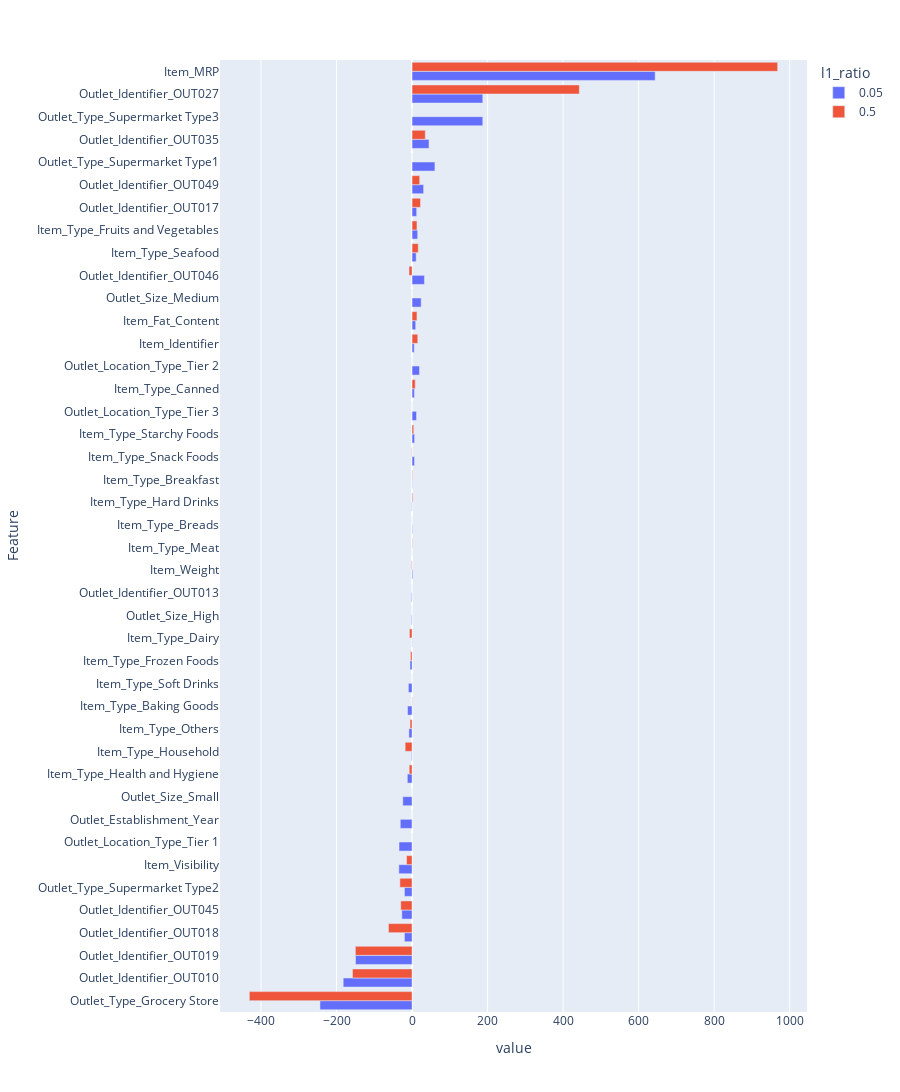

The code cell stored with this chart in its notebook:
### Code cell
bar_chart = pd.DataFrame({'Feature': x_train.columns,
                          '0.05': ENReg1.coef_,
                          '0.5': ENReg2.coef_})

fig = px.bar(bar_chart, x=['0.05', '0.5'], y='Feature')

fig.update_layout(legend=dict(title="l1_ratio"),
                  barmode='group',
                  height=1200,
                  yaxis={'categoryorder':'total ascending'})
fig.show()

### Figure 1 — Plotly figure (JSON) as saved in the notebook; plotly's stock layout.template omitted (floating-point values rounded to 4 significant figures)
{"data": [{"hovertemplate": "variable=0.05<br>value=%{x}<br>Feature=%{y}<extra></extra>", "legendgroup": "0.05", "marker": {"color": "#636efa", "pattern": {"shape": ""}}, "name": "0.05", "orientation": "h", "showlegend": true, "textposition": "auto", "type": "bar", "x": [5.732, 2.108, 9.675, -34.96, 643.9, -31.18, -11.8, 1.161, 0.8448, 6.264, 0.7322, -5.424, 14.83, -0.8269, -12.52, -1.603, 0.0, -8.418, 10.93, 6.478, -9.65, 6.689, -182.4, -1.544, 12.24, -20.13, -149.7, 187.3, 44.89, -27.05, 32.83, 30.56, -1.549, 24.15, -24.54, -34.5, 19.65, 11.82, -243.9, 60.57, -20.14, 187.3], "xaxis": "x", "y": ["Item_Identifier", "Item_Weight", "Item_Fat_Content", "Item_Visibility", "Item_MRP", "Outlet_Establishment_Year", "Item_Type_Baking Goods", "Item_Type_Breads", "Item_Type_Breakfast", "Item_Type_Canned", "Item_Type_Dairy", "Item_Type_Frozen Foods", "Item_Type_Fruits and Vegetables", "Item_Type_Hard Drinks", "Item_Type_Health and Hygiene", "Item_Type_Household", "Item_Type_Meat", "Item_Type_Others", "Item_Type_Seafood", "Item_Type_Snack Foods", "Item_Type_Soft Drinks", "Item_Type_Starchy Foods", "Outlet_Identifier_OUT010", "Outlet_Identifier_OUT013", "Outlet_Identifier_OUT017", "Outlet_Identifier_OUT018", "Outlet_Identifier_OUT019", "Outlet_Identifier_OUT027", "Outlet_Identifier_OUT035", "Outlet_Identifier_OUT045", "Outlet_Identifier_OUT046", "Outlet_Identifier_OUT049", "Outlet_Size_High", "Outlet_Size_Medium", "Outlet_Size_Small", "Outlet_Location_Type_Tier 1", "Outlet_Location_Type_Tier 2", "Outlet_Location_Type_Tier 3", "Outlet_Type_Grocery Store", "Outlet_Type_Supermarket Type1", "Outlet_Type_Supermarket Type2", "Outlet_Type_Supermarket Type3"], "yaxis": "y"}, {"hovertemplate": "variable=0.5<br>value=%{x}<br>Feature=%{y}<extra></extra>", "legendgroup": "0.5", "marker": {"color": "#EF553B", "pattern": {"shape": ""}}, "name": "0.5", "orientation": "h", "showlegend": true, "textposition": "auto", "type": "bar", "x": [15.11, -1.446, 13.0, -14.69, 968.2, -0.0, 0.9032, 0.0, 1.259, 8.44, -6.862, -4.114, 12.98, 2.035, -7.48, -18.28, 0.7605, -5.294, 16.41, -0.8029, -0.0, 4.455, -157.8, 0.0, 22.34, -62.5, -150.1, 443.0, 35.05, -30.01, -8.043, 20.19, 0.0, 0.0, -0.0, -0.0, 0.0, -0.0, -430.9, 0.0, -32.18, 0.0], "xaxis": "x", "y": ["Item_Identifier", "Item_Weight", "Item_Fat_Content", "Item_Visibility", "Item_MRP", "Outlet_Establishment_Year", "Item_Type_Baking Goods", "Item_Type_Breads", "Item_Type_Breakfast", "Item_Type_Canned", "Item_Type_Dairy", "Item_Type_Frozen Foods", "Item_Type_Fruits and Vegetables", "Item_Type_Hard Drinks", "Item_Type_Health and Hygiene", "Item_Type_Household", "Item_Type_Meat", "Item_Type_Others", "Item_Type_Seafood", "Item_Type_Snack Foods", "Item_Type_Soft Drinks", "Item_Type_Starchy Foods", "Outlet_Identifier_OUT010", "Outlet_Identifier_OUT013", "Outlet_Identifier_OUT017", "Outlet_Identifier_OUT018", "Outlet_Identifier_OUT019", "Outlet_Identifier_OUT027", "Outlet_Identifier_OUT035", "Outlet_Identifier_OUT045", "Outlet_Identifier_OUT046", "Outlet_Identifier_OUT049", "Outlet_Size_High", "Outlet_Size_Medium", "Outlet_Size_Small", "Outlet_Location_Type_Tier 1", "Outlet_Location_Type_Tier 2", "Outlet_Location_Type_Tier 3", "Outlet_Type_Grocery Store", "Outlet_Type_Supermarket Type1", "Outlet_Type_Supermarket Type2", "Outlet_Type_Supermarket Type3"], "yaxis": "y"}], "layout": {"barmode": "group", "height": 1200, "legend": {"title": {"text": "l1_ratio"}, "tracegroupgap": 0}, "margin": {"t": 60}, "xaxis": {"anchor": "y", "domain": [0, 1], "title": {"text": "value"}}, "yaxis": {"anchor": "x", "categoryorder": "total ascending", "domain": [0, 1], "title": {"text": "Feature"}}}}
